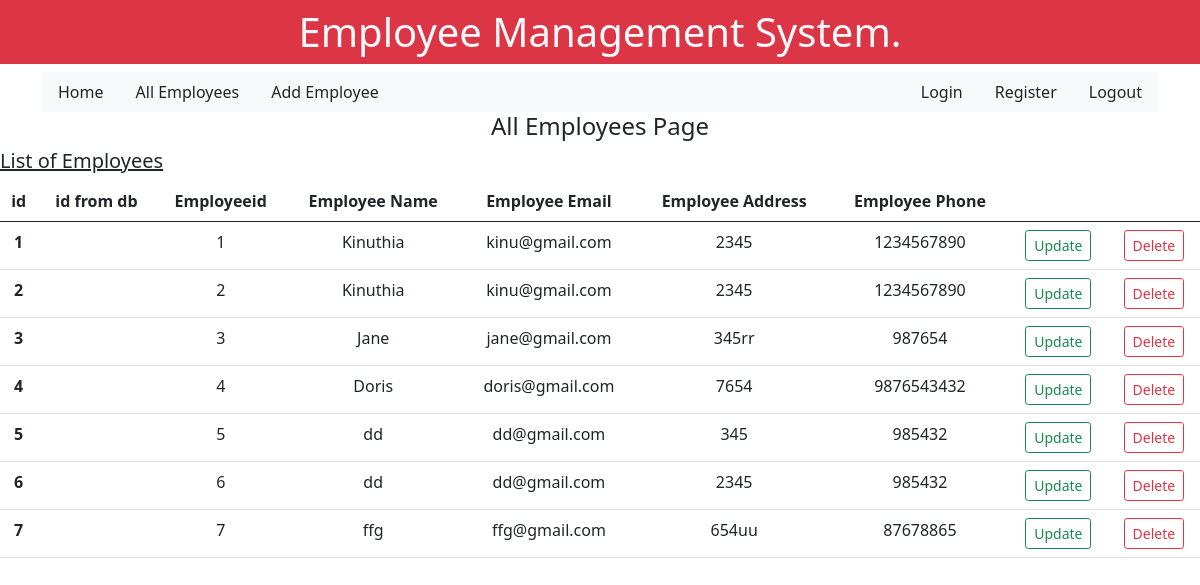
The page / on the database its author committed.
### emp/models.py (models this page shows, shortened)
class Employee(models.Model):
    employeeid = models.AutoField(primary_key=True)
    employeename = models.CharField(max_length=50)
    email = models.EmailField(max_length=50)
    address = models.CharField(max_length=50)
    phone = models.IntegerField()

### emp/views.py (the view)
# urls.py: path("", views.allemployees, name="allemployees"),
def allemployees(request):
    emp = Employee.objects.all()
    return render(request, "emp/allemployees.html",{'allemployees':emp})

### emp/templates/emp/allemployees.html
{% extends 'base.html' %}
{% load static %}
{% block content %}
    <h4 class="text-center">All Employees Page</h4>
        <div class="container-card">
            <h5 class="text-decoration-underline">List of Employees</h5>
            <div>
                <table class="table text-center">
                    <thead>
                      <tr>
                        <th scope="col">id</th>
                        <th scope="col">id from db</th>
                        <th scope="col">Employeeid</th>
                        <th scope="col">Employee Name</th>
                        <th scope="col">Employee Email</th>
                        <th scope="col">Employee Address</th>
                        <th scope="col">Employee Phone</th>
                        <th scope="col"></th>
                        <th scope="col"></th>
                      </tr>
                    </thead>
                    <tbody>
                        {% if allemployees %}
                        {% for eachemployee in allemployees %}
                      <tr>
                        <th scope="row">{{ forloop.counter }} </th>
                        <td scope="row">{{ eachemployee.id }} </td>
                        <td>{{ eachemployee.employeeid }} </td>
                        <td>{{ eachemployee.employeename }} </td>
                        <td>{{ eachemployee.email }} </td>
                        <td>{{ eachemployee.address }} </td>
                        <td>{{ eachemployee.phone }} </td>
                        <td><a href="" class="btn btn-sm btn-outline-success">Update</a></td>
                        <td><a href="" class="btn btn-sm btn-outline-danger">Delete</a></td>
                      </tr>
                      {% endfor %}
                      {% endif %}
                    </tbody>
                  </table>
            </div>
        </div>
{% endblock content %}

### templates/base.html (shortened to what this page needs)
{% load static %}
<!doctype html>
<html lang="en">
  <head>
    <link href="https://cdn.jsdelivr.net/npm/bootstrap@5.0.2/dist/css/bootstrap.min.css" rel="stylesheet">
  </head>
    <h1 class="text-center bg-danger p-2 text-light">Employee Management System. </h1>
<div class="maincontent container">
 {% include 'navbar.html' %}
{% block content %}
{% endblock content %}
  </body>
</html>

### templates/navbar.html
<class class="header d-flex justify-content-between bg-light">
    <nav class="nav">
        <a class="nav-link text-dark" href="{% url 'allemployees' %}">Home</a>
        <a class="nav-link text-dark" href="{% url 'allemployees' %}">All Employees</a>
        <a class="nav-link text-dark" href="{% url 'addemployee' %}">Add Employee</a>
      </nav>
<ul class="nav justify-content-end">
  <li class="nav-item">
    <a class="nav-link text-dark" href="#">Login</a>
  </li>
  <li class="nav-item">
    <a class="nav-link text-dark" href="#">Register</a>
  </li>
  <li class="nav-item">
    <a class="nav-link text-dark" href="#">Logout</a>
  </li>
</ul>
</class>
</div>

### rows shown on the page
Employee: employeeid "1", employeename "Kinuthia", email "kinu@gmail.com", address "2345", phone "1234567890"
Employee: employeeid "2", employeename "Kinuthia", email "kinu@gmail.com", address "2345", phone "1234567890"
Employee: employeeid "3", employeename "Jane", email "jane@gmail.com", address "345rr", phone "987654"
Employee: employeeid "4", employeename "Doris", email "doris@gmail.com", address "7654", phone "9876543432"
Employee: employeeid "5", employeename "dd", email "dd@gmail.com", address "345", phone "985432"
Employee: employeeid "6", employeename "dd", email "dd@gmail.com", address "2345", phone "985432"
Employee: employeeid "7", employeename "ffg", email "ffg@gmail.com", address "654uu", phone "87678865"
